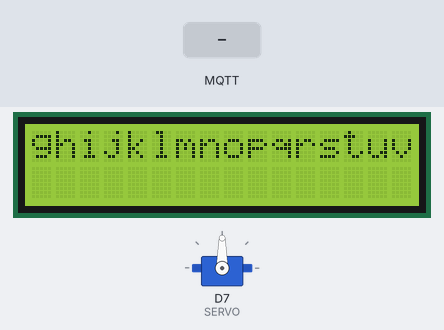
Bench run of a sketch on a simulated Arduino MKR. Shown: servo, 16×2 character LCD. Inputs (shaded band) come from the test bench. WiFi joins after 1.5 s; servers stay silent unless stated; no MQTT or app messages arrive unless stated; what the sketch prints to the serial monitor is not drawn.

Above: at 2.7 s.
2.8 s: MQTT message "," arrives on the second subscribed topic
At 5.4 s:
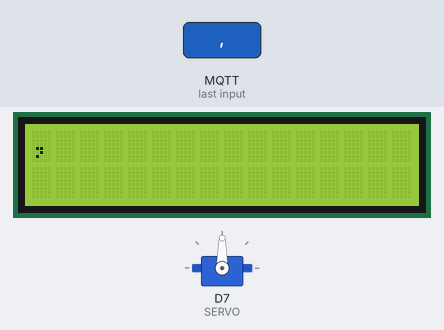
5.7 s: MQTT message "," arrives on the first subscribed topic
At 7.1 s:
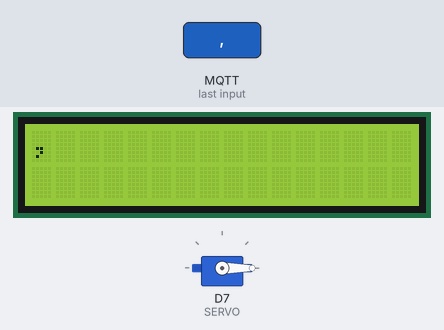
7.7 s: MQTT message "0" arrives on the second subscribed topic
At 10.4 s:
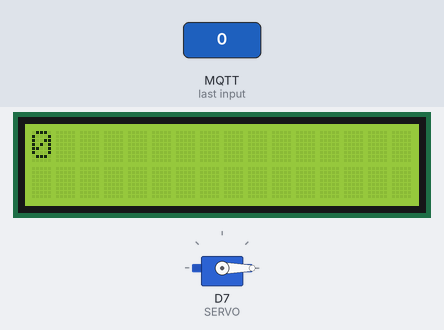
10.7 s: MQTT message "5" arrives on the first subscribed topic
At 12.2 s:
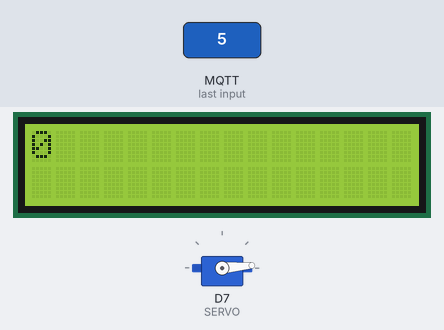
Timing chart, 0 to 13.7 s (numbered marks = the images above; inputs shaded):
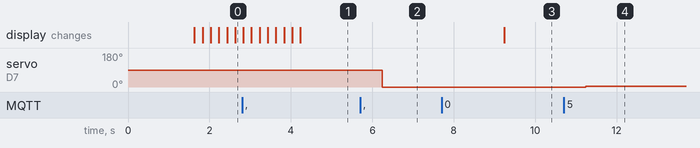

Measured:
- after the input at 2.8 s, the display: first differs from a run without the input after 1.4 s (image 1)
- after the input at 5.7 s, servo on D7 (SERVO): 90° → 0° after 0.54 s
- after the input at 7.7 s, the display: changes after 1.5 s (image 3)
- after the input at 10.7 s, servo on D7 (SERVO): 0° → 5° after 0.54 s

The sketch:

arduinoSketch.ino
```cpp
/*
  Basic WiFi MQTT example

  This sketch demonstrates the capabilities of the pubsub library in combination
  with the WiFi101 library.

  It connects to an MQTT server then:
  - publishes "hello world" to the topic "outTopic" every two seconds
  - subscribes to the topic "inTopic", printing out any messages
    it receives. NB - it assumes the received payloads are strings not binary
  - If the first character of the topic "inTopic" is an 1, switch ON the ESP Led,
    else switch it off

  It will reconnect to the server if the connection is lost using a blocking
  reconnect function. See the 'mqtt_reconnect_nonblocking' example for how to
  achieve the same result without blocking the main loop.


*/
#include <LiquidCrystal.h>
#include <Servo.h>
#include <WiFi101.h>
#include <PubSubClient.h>
#define SERVO 7
#define USERNAME "sebasala"
#define ANGLES_TOPIC "uark/csce5013/sebasala/angles"
#define PHRASE_TOPIC "uark/csce5013/sebasala/phrase"
#define LCD_TOPIC "uark/csce5013/sebasala/lcd"

// Update these with values suitable for your network.

unsigned char* getAngles(char* str, unsigned char length);
char* getMessage(unsigned char* angles, unsigned char length);
int ContainsNewLine(char* str);

char ssid[] = "Suhail Basalama";
char password[] = "12345678";
int status = WL_IDLE_STATUS;
const char* mqtt_server = "thor.csce.uark.edu";

const int rs = 12, en = 11, d4 = 5, d5 = 4, d6 = 3, d7 = 2;
LiquidCrystal lcd(rs, en, d4, d5, d6, d7);


Servo servo;
WiFiClient wifiClient;
PubSubClient client(wifiClient);
long lastMsg = 0;
char msg[50];
int value = 0;
long lastCheckConnected = -1000;

char lcd_message[] = "abcdefghijklmnopqrstuvwxyz";

void setup() {
  Serial.begin(9600);
  while(!Serial);
  Serial.print("----Application Started----\n");
  servo.attach(SERVO);
    // set up the LCD's number of columns and rows:
  lcd.begin(16, 2);
  // Print a message to the LCD.
  char index = ContainsNewLine(lcd_message);
  if(index!=-1)
  {
    lcd.setCursor(0,1);
    lcd.print(&lcd_message[index+1]);
    lcd_message[index] = '\0';
  }
  lcd.setCursor(0,0);
  lcd.print(lcd_message);

  setup_wifi();
  client.setServer(mqtt_server, 1883);
  client.setCallback(callback);
}

void setup_wifi() {

  delay(10);
  // We start by connecting to a WiFi network
  Serial.println();
  Serial.print("Connecting to ");
  Serial.println(ssid);

  while (status != WL_CONNECTED) {
      status = WiFi.begin(ssid, password);
  }

  Serial.println("");
  Serial.println("WiFi connected");
  Serial.println("IP address: ");
  Serial.println(WiFi.localIP());
}


void callback(char* topic, byte* payload, unsigned int length) {
  Serial.print("Message arrived [");
  Serial.print(topic);
  Serial.print("] ");
  for (int i = 0; i < length; i++) {
    Serial.print((char)payload[i]);
  }
  Serial.println();

  ///////////////////////////////////
  if(strcmp(topic,ANGLES_TOPIC)==0)
  {
      unsigned char anglesCount = 1;
      for(int i=0; i<length; i++)
      {
        if((char)payload[i]==',') anglesCount++;
      }
      unsigned char* angles = getAngles((char*)payload, anglesCount);
      for(int i=0; i<anglesCount; i++)
      {
        servo.write(angles[i]);
        delay(1000);
      }
      //////////////////////additional implemention of desktop application
      char* plaintxt = getMessage(angles,anglesCount);
      client.publish(PHRASE_TOPIC,plaintxt);
  }
  else if(strcmp(topic,LCD_TOPIC)==0)
  {
      lcd.clear();
      strcpy(lcd_message,(char*) payload);
      lcd_message[length] = '\0';
      char index = ContainsNewLine(lcd_message);
      if(index!=-1)
      {
        lcd.setCursor(0,1);
        lcd.print(&lcd_message[index+1]);
        lcd_message[index] = '\0';
      }
      lcd.setCursor(0,0);
      lcd.print(lcd_message);
  }

}

void reconnect() {
  // Loop until we're reconnected
  while (!client.connected()) {
    Serial.print("Attempting MQTT connection...");
    // Attempt to connect
    if (client.connect(USERNAME)) {
      Serial.println("connected");
      // Once connected, subscribe to input channel
      //client.subscribe(SUBSCRIBE_TOPIC);
      //client.publish(PUBLISH_TOPIC,USERNAME);
    } else {
      Serial.print("failed, rc=");
      Serial.print(client.state());
      Serial.println(" try again in 5 seconds");
      // Wait 5 seconds before retrying
      delay(5000);
    }
  }
}

unsigned char* getAngles(char* str, unsigned char length)
{
    unsigned char* angles = (unsigned char*) calloc(length,sizeof(char));
    char* strArray[length];
    char* ptr = strtok(str,", ");
    strArray[0] = ptr;
    unsigned char i=1;
    while(ptr!=NULL)
    {
        ptr = strtok(NULL,", ");
        strArray[i] = ptr;
        i++;
    }

    for(i=0; i<length; i++)
    {
        angles[i] = atoi(strArray[i]);
    }

    return angles;
}

char* getMessage(unsigned char* angles, unsigned char length)
{
    char* message = (char*) calloc((length/2)+1,sizeof(char));
    unsigned char i;
    for(i=0; i<length/2; i++)
    {
        message[i] = (angles[2*i]/12)*16+(angles[2*i+1]/12);

    }
    message[i] = '\0';

    return message;
}

int ContainsNewLine(char* str)
{
    for(int i=0; i<strlen(str); i++)
    {
        if(str[i]=='\n') return i;
    }
    return -1;
}

void loop() {

  if(millis() - lastCheckConnected >= 1000){
    if(!client.connected()) {
      reconnect();
      client.publish(PHRASE_TOPIC,"HELLO");
      client.subscribe(ANGLES_TOPIC);
      client.subscribe(LCD_TOPIC);
      client.subscribe(PHRASE_TOPIC);
    }
    client.loop();
    lastCheckConnected = millis();

  }


    if(strlen(lcd_message)>16 && ContainsNewLine(lcd_message) == -1)
    {
        for (int positionCounter = 0; positionCounter < 13; positionCounter++)
        {
          lcd.scrollDisplayLeft();
          delay(200);
        }
    }


//  value = analogRead(A0);
//  snprintf(msg,10,"%03d",value);
//  client.publish(PUBLISH_TOPIC,msg);
}
```
